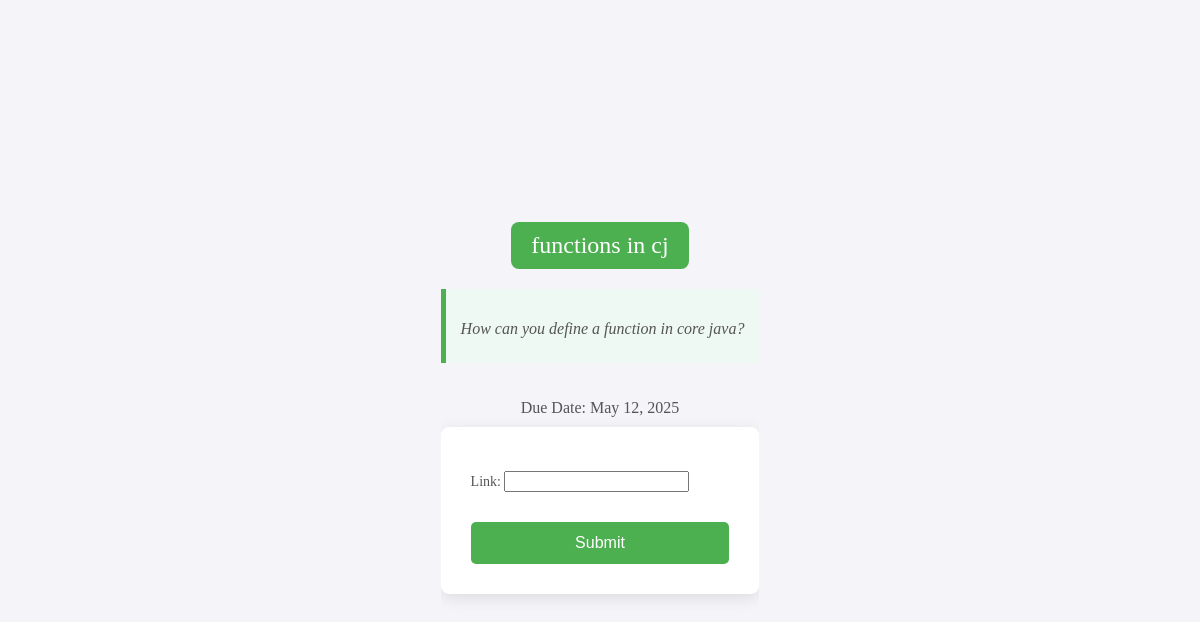
Screenshot of /submit_assignment/3/ (signed in) with the database file from the repository.
### lapp/models.py (models this page shows, shortened)
class Assignment(models.Model):
    teacher = models.ForeignKey(Teacher, on_delete=models.CASCADE)
    course = models.CharField(
        max_length=50,
        choices=[('Python', 'Python'), ('Java', 'Java'), ('CoreJava', 'Core Java')],
    )
    title = models.CharField(max_length=200)
    description = models.TextField()
    due_date = models.DateField()
    assigned_at = models.DateTimeField(auto_now_add=True)
    students = models.ManyToManyField(Student, related_name='assignments',blank=True)
    submissions = models.ManyToManyField(
        Student,
        through='Submission',
        related_name='assignment_submissions'
    )

### lapp/views.py (the view)
# urls.py: path('submit_assignment/<int:assignment_id>/', views.submit_assignment, name='submit_assignment'),
def submit_assignment(request, assignment_id):
    student_id = request.session.get('student_id')
    if not student_id:
        return redirect('student_login')  # Redirect if not logged in
    assignment = get_object_or_404(Assignment, id=assignment_id)
    student = get_object_or_404(Student,id=student_id)
    if request.method == 'POST':
        form = SubmissionForm(request.POST, request.FILES)
        if form.is_valid():
            submission = form.save(commit=False)
            submission.student = student
            submission.assignment = assignment
            submission.save()
            return redirect('student_dashboard')  # Redirect after successful submission
    else:
        form = SubmissionForm()
    return render(request, 'lapp/submit_assignment.html', {
        'form': form,
        'assignment': assignment
    })

### lapp/forms.py
class SubmissionForm(forms.ModelForm):
    class Meta:
        model = Submission
        fields = ['link']

### lapp/templates/lapp/submit_assignment.html (shortened to what this page needs)
<!DOCTYPE html>
<html>
<head>
</head>
<body>
    <h1><span class="assignment-title">{{ assignment.title }}</span></h1>
    <div class="assignment-description">
        <p>{{ assignment.description }}</p>
    </div>
    <p>Due Date: {{ assignment.due_date }}</p>
    <form method="POST">
        {{ form.as_p }}
        <button type="submit">Submit</button>
    </form>
</body>
</html>

### lapp/templates/lapp/submit_assignment.html (style rules this page uses)
html, body { height: 100%; margin: 0; overflow: hidden; display: flex; flex-direction: column; align-items: center; justify-content: center; background-color: #f4f4f9; }
h1 { color: #333; margin-bottom: 20px; font-size: 24px; font-weight: normal; }
.assignment-title { color: #fff; background-color: #4CAF50; padding: 10px 20px; border-radius: 8px; display: inline-block; font-size: 24px; margin: 0; }
p { color: #555; font-size: 16px; margin-bottom: 10px; }
.assignment-description { background-color: #eef9f3; border-left: 5px solid #4CAF50; padding: 15px; font-size: 18px; margin-bottom: 20px; color: #333; font-style: italic; box-sizing: border-box; }
form { background: #fff; padding: 30px; border-radius: 8px; box-shadow: 0 4px 15px rgba(0, 0, 0, 0.1); width: 100%; max-width: 500px; text-align: left; box-sizing: border-box; }
form p { font-size: 14px; margin-bottom: 10px; }
button { background-color: #4CAF50; color: white; padding: 12px 20px; border: none; border-radius: 5px; cursor: pointer; font-size: 16px; width: 100%; margin-top: 20px; transition: background-color 0.3s ease; }

### rows the page displays
Assignment: title "functions in cj", description "How can you define a function in core java?", due_date "May 12, 2025"
